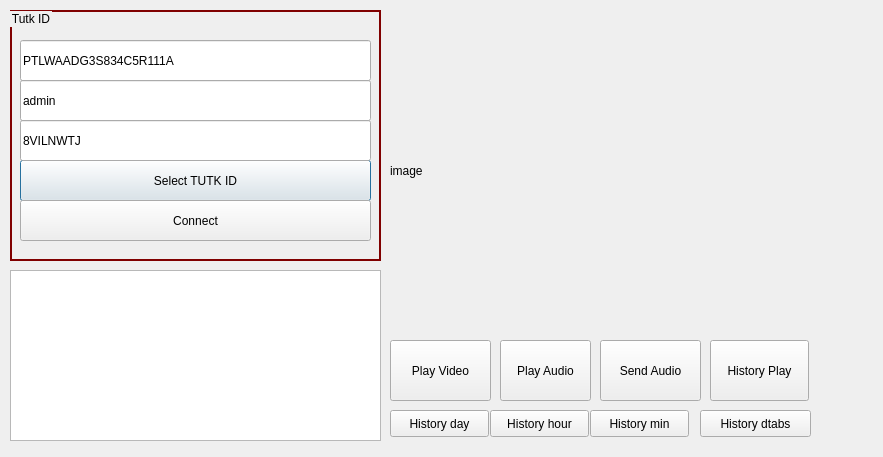
<?xml version="1.0" encoding="UTF-8"?>
<ui version="4.0">
 <class>CameraDialog</class>
 <widget class="QDialog" name="CameraDialog">
  <property name="geometry">
   <rect>
    <x>0</x>
    <y>0</y>
    <width>883</width>
    <height>457</height>
   </rect>
  </property>
  <property name="windowTitle">
   <string>Dialog</string>
  </property>
  <property name="styleSheet">
   <string notr="true">QGroupBox {
 border-color: #800000;
                                        border-width: 2px;
                                     border-style: solid;
}</string>
  </property>
  <widget class="QGroupBox" name="groupBox">
   <property name="geometry">
    <rect>
     <x>10</x>
     <y>10</y>
     <width>371</width>
     <height>251</height>
    </rect>
   </property>
   <property name="title">
    <string>Tutk ID</string>
   </property>
   <widget class="QPushButton" name="btSelectTUTKID">
    <property name="geometry">
     <rect>
      <x>10</x>
      <y>150</y>
      <width>351</width>
      <height>41</height>
     </rect>
    </property>
    <property name="text">
     <string>Select TUTK ID</string>
    </property>
   </widget>
   <widget class="QLineEdit" name="lineEdit_TutkID">
    <property name="geometry">
     <rect>
      <x>10</x>
      <y>30</y>
      <width>351</width>
      <height>41</height>
     </rect>
    </property>
    <property name="text">
     <string>PTLWAADG3S834C5R111A</string>
    </property>
   </widget>
   <widget class="QPushButton" name="btConnect">
    <property name="geometry">
     <rect>
      <x>10</x>
      <y>190</y>
      <width>351</width>
      <height>41</height>
     </rect>
    </property>
    <property name="text">
     <string>Connect</string>
    </property>
   </widget>
   <widget class="QLineEdit" name="lineEdit_TutkUser">
    <property name="geometry">
     <rect>
      <x>10</x>
      <y>70</y>
      <width>351</width>
      <height>41</height>
     </rect>
    </property>
    <property name="text">
     <string>admin</string>
    </property>
   </widget>
   <widget class="QLineEdit" name="lineEdit_TutkPass">
    <property name="geometry">
     <rect>
      <x>10</x>
      <y>110</y>
      <width>351</width>
      <height>41</height>
     </rect>
    </property>
    <property name="text">
     <string>8VILNWTJ</string>
    </property>
   </widget>
  </widget>
  <widget class="QPushButton" name="btPlayVideo">
   <property name="geometry">
    <rect>
     <x>390</x>
     <y>340</y>
     <width>101</width>
     <height>61</height>
    </rect>
   </property>
   <property name="text">
    <string>Play Video</string>
   </property>
  </widget>
  <widget class="QPushButton" name="btPlayAudio">
   <property name="geometry">
    <rect>
     <x>500</x>
     <y>340</y>
     <width>91</width>
     <height>61</height>
    </rect>
   </property>
   <property name="text">
    <string>Play Audio</string>
   </property>
  </widget>
  <widget class="QPushButton" name="btSendAudio">
   <property name="geometry">
    <rect>
     <x>600</x>
     <y>340</y>
     <width>101</width>
     <height>61</height>
    </rect>
   </property>
   <property name="text">
    <string>Send Audio</string>
   </property>
  </widget>
  <widget class="QTextEdit" name="textEdit_Info">
   <property name="geometry">
    <rect>
     <x>10</x>
     <y>270</y>
     <width>371</width>
     <height>171</height>
    </rect>
   </property>
  </widget>
  <widget class="QPushButton" name="btHistoryHour">
   <property name="geometry">
    <rect>
     <x>490</x>
     <y>410</y>
     <width>99</width>
     <height>27</height>
    </rect>
   </property>
   <property name="text">
    <string>History hour</string>
   </property>
  </widget>
  <widget class="QPushButton" name="btHistoryMin">
   <property name="geometry">
    <rect>
     <x>590</x>
     <y>410</y>
     <width>99</width>
     <height>27</height>
    </rect>
   </property>
   <property name="text">
    <string>History min</string>
   </property>
  </widget>
  <widget class="QPushButton" name="btHistoryDay">
   <property name="geometry">
    <rect>
     <x>390</x>
     <y>410</y>
     <width>99</width>
     <height>27</height>
    </rect>
   </property>
   <property name="text">
    <string>History day</string>
   </property>
  </widget>
  <widget class="QPushButton" name="btHistoryFilePlay">
   <property name="geometry">
    <rect>
     <x>710</x>
     <y>340</y>
     <width>99</width>
     <height>61</height>
    </rect>
   </property>
   <property name="text">
    <string>History Play</string>
   </property>
  </widget>
  <widget class="QPushButton" name="btHistoryDTabs">
   <property name="geometry">
    <rect>
     <x>700</x>
     <y>410</y>
     <width>111</width>
     <height>27</height>
    </rect>
   </property>
   <property name="text">
    <string>History dtabs</string>
   </property>
  </widget>
  <widget class="QLabel" name="label">
   <property name="geometry">
    <rect>
     <x>390</x>
     <y>20</y>
     <width>481</width>
     <height>301</height>
    </rect>
   </property>
   <property name="text">
    <string>image</string>
   </property>
  </widget>
 </widget>
 <resources/>
 <connections/>
</ui>
